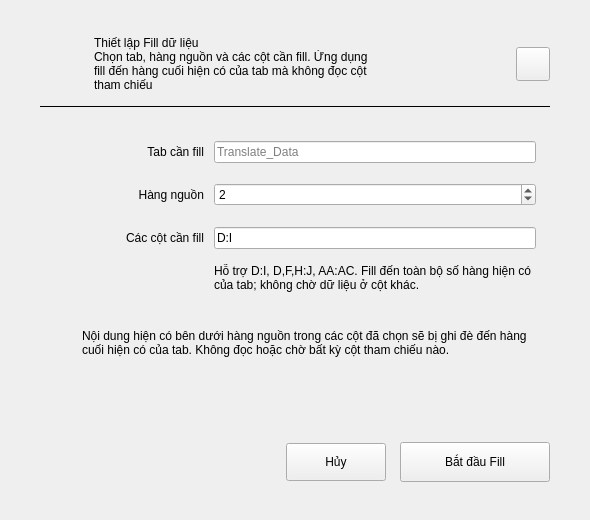
<?xml version="1.0" encoding="UTF-8"?>
<ui version="4.0">
 <class>FillDataForm</class>
 <widget class="QWidget" name="FillDataForm">
  <property name="geometry">
   <rect><x>0</x><y>0</y><width>590</width><height>520</height></rect>
  </property>
  <layout class="QVBoxLayout" name="outsideLayout">
   <property name="spacing"><number>0</number></property>
   <property name="leftMargin"><number>18</number></property>
   <property name="topMargin"><number>18</number></property>
   <property name="rightMargin"><number>18</number></property>
   <property name="bottomMargin"><number>18</number></property>
   <item>
    <widget class="QFrame" name="dialogCard">
     <layout class="QVBoxLayout" name="rootLayout">
      <property name="spacing"><number>14</number></property>
      <property name="leftMargin"><number>22</number></property>
      <property name="topMargin"><number>18</number></property>
      <property name="rightMargin"><number>22</number></property>
      <property name="bottomMargin"><number>20</number></property>
      <item>
       <layout class="QHBoxLayout" name="headerLayout">
        <property name="spacing"><number>12</number></property>
        <item><widget class="QLabel" name="dialogIconLabel"><property name="minimumSize"><size><width>42</width><height>42</height></size></property><property name="maximumSize"><size><width>42</width><height>42</height></size></property><property name="alignment"><set>Qt::AlignmentFlag::AlignCenter</set></property></widget></item>
        <item><layout class="QVBoxLayout" name="titleLayout"><property name="spacing"><number>0</number></property><item><widget class="QLabel" name="titleLabel"><property name="text"><string>Thiết lập Fill dữ liệu</string></property></widget></item><item><widget class="QLabel" name="subtitleLabel"><property name="text"><string>Chọn tab, hàng nguồn và các cột cần fill. Ứng dụng fill đến hàng cuối hiện có của tab mà không đọc cột tham chiếu</string></property><property name="wordWrap"><bool>true</bool></property></widget></item></layout></item>
        <item><spacer name="headerSpacer"><property name="orientation"><enum>Qt::Orientation::Horizontal</enum></property><property name="sizeHint" stdset="0"><size><width>20</width><height>20</height></size></property></spacer></item>
        <item><widget class="QPushButton" name="closeIconButton"><property name="minimumSize"><size><width>34</width><height>34</height></size></property><property name="maximumSize"><size><width>34</width><height>34</height></size></property><property name="text"><string/></property><property name="toolTip"><string>Đóng</string></property></widget></item>
       </layout>
      </item>
      <item><widget class="QFrame" name="dialogDivider"><property name="minimumSize"><size><width>0</width><height>1</height></size></property><property name="maximumSize"><size><width>16777215</width><height>1</height></size></property><property name="frameShape"><enum>QFrame::Shape::HLine</enum></property></widget></item>
      <item>
       <widget class="QFrame" name="fillSettingsCard">
        <layout class="QGridLayout" name="fillSettingsLayout">
         <property name="horizontalSpacing"><number>10</number></property>
         <property name="verticalSpacing"><number>9</number></property>
         <property name="leftMargin"><number>14</number></property>
         <property name="topMargin"><number>14</number></property>
         <property name="rightMargin"><number>14</number></property>
         <property name="bottomMargin"><number>14</number></property>
         <item row="0" column="0"><widget class="QLabel" name="sheetNameLabel"><property name="minimumSize"><size><width>150</width><height>34</height></size></property><property name="text"><string>Tab cần fill</string></property><property name="alignment"><set>Qt::AlignmentFlag::AlignRight|Qt::AlignmentFlag::AlignVCenter</set></property></widget></item>
         <item row="0" column="1"><widget class="QLineEdit" name="sheetNameEdit"><property name="placeholderText"><string>Translate_Data</string></property></widget></item>
         <item row="1" column="0"><widget class="QLabel" name="sourceRowLabel"><property name="minimumSize"><size><width>150</width><height>34</height></size></property><property name="text"><string>Hàng nguồn</string></property><property name="alignment"><set>Qt::AlignmentFlag::AlignRight|Qt::AlignmentFlag::AlignVCenter</set></property></widget></item>
         <item row="1" column="1"><widget class="QSpinBox" name="sourceRowSpin"><property name="minimum"><number>1</number></property><property name="maximum"><number>1000000</number></property><property name="value"><number>2</number></property></widget></item>
         <item row="2" column="0"><widget class="QLabel" name="columnsLabel"><property name="minimumSize"><size><width>150</width><height>34</height></size></property><property name="text"><string>Các cột cần fill</string></property><property name="alignment"><set>Qt::AlignmentFlag::AlignRight|Qt::AlignmentFlag::AlignVCenter</set></property></widget></item>
         <item row="2" column="1"><widget class="QLineEdit" name="columnsEdit"><property name="placeholderText"><string>D:I hoặc D,F,H:J</string></property><property name="text"><string>D:I</string></property></widget></item>
         <item row="3" column="1"><widget class="QLabel" name="columnsHelperLabel"><property name="text"><string>Hỗ trợ D:I, D,F,H:J, AA:AC. Fill đến toàn bộ số hàng hiện có của tab; không chờ dữ liệu ở cột khác.</string></property><property name="wordWrap"><bool>true</bool></property></widget></item>
        </layout>
       </widget>
      </item>
      <item>
       <widget class="QFrame" name="warningPanel">
        <layout class="QHBoxLayout" name="warningLayout">
         <property name="spacing"><number>8</number></property>
         <property name="leftMargin"><number>10</number></property><property name="topMargin"><number>9</number></property><property name="rightMargin"><number>10</number></property><property name="bottomMargin"><number>9</number></property>
         <item><widget class="QLabel" name="warningIconLabel"><property name="minimumSize"><size><width>24</width><height>24</height></size></property><property name="maximumSize"><size><width>24</width><height>24</height></size></property><property name="alignment"><set>Qt::AlignmentFlag::AlignCenter</set></property></widget></item>
         <item><widget class="QLabel" name="warningLabel"><property name="text"><string>Nội dung hiện có bên dưới hàng nguồn trong các cột đã chọn sẽ bị ghi đè đến hàng cuối hiện có của tab. Không đọc hoặc chờ bất kỳ cột tham chiếu nào.</string></property><property name="wordWrap"><bool>true</bool></property></widget></item>
        </layout>
       </widget>
      </item>
      <item><spacer name="verticalSpacer"><property name="orientation"><enum>Qt::Orientation::Vertical</enum></property><property name="sizeHint" stdset="0"><size><width>20</width><height>10</height></size></property></spacer></item>
      <item>
       <layout class="QHBoxLayout" name="footerLayout">
        <item><spacer name="footerSpacer"><property name="orientation"><enum>Qt::Orientation::Horizontal</enum></property><property name="sizeHint" stdset="0"><size><width>40</width><height>20</height></size></property></spacer></item>
        <item><widget class="QPushButton" name="cancelButton"><property name="minimumSize"><size><width>100</width><height>38</height></size></property><property name="text"><string>Hủy</string></property></widget></item>
        <item><widget class="QPushButton" name="fillButton"><property name="minimumSize"><size><width>150</width><height>40</height></size></property><property name="text"><string>Bắt đầu Fill</string></property></widget></item>
       </layout>
      </item>
     </layout>
    </widget>
   </item>
  </layout>
 </widget>
 <resources/>
 <connections/>
</ui>
